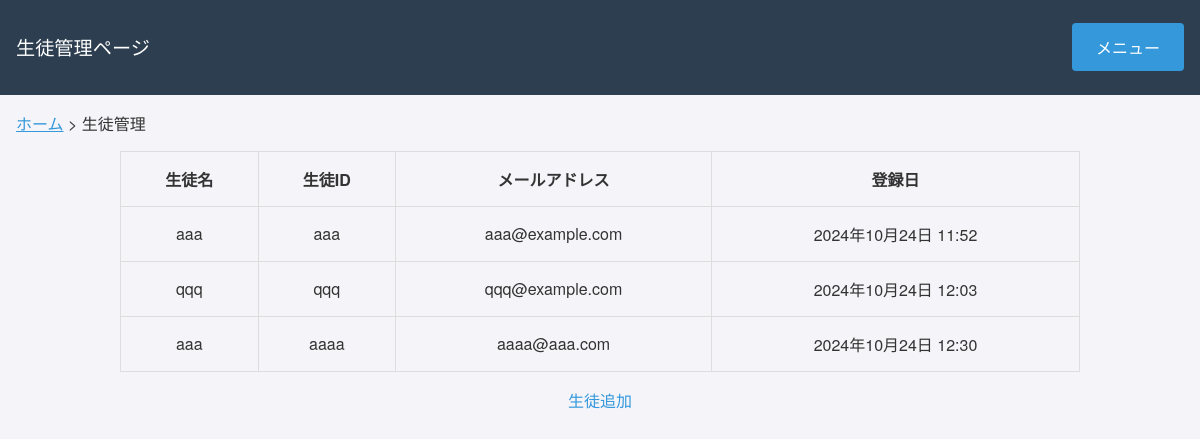
Before: /app/students/ with the older database file.
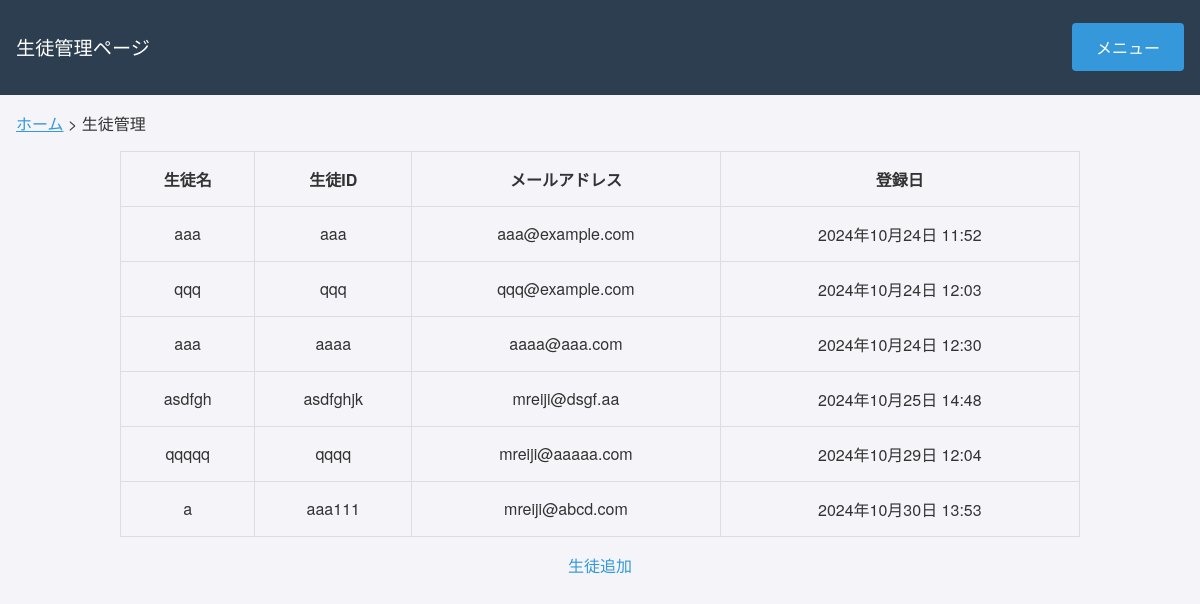
After: the same page with the newer database file.
### app/models.py (models this page shows, shortened)
class Student(models.Model):
    name = models.CharField(max_length=100)
    student_id = models.CharField(max_length=10, unique=True)
    email = models.EmailField(unique=True)
    password = models.CharField(max_length=128)  # パスワード用のフィールド
    registration_date = models.DateTimeField(auto_now_add=True)

### app/views.py (the view)
# urls.py: path('students/', views.student_list, name='students'),  # Servicesページ
def student_list(request):
    students = Student.objects.all()
    return render(request, 'app/students.html', {'students': students})

### app/templates/app/students.html (shortened to what this page needs)
<!DOCTYPE html>
<html lang="ja">
<head>
    {% load static %}
    <link rel="stylesheet" type="text/css" href="{% static 'styles.css' %}">
</head>
<body>
    <div class="navbar">
        <p class="welcome-message"><big>生徒管理ページ</big></p>
        <div class="dropdown">
            <button>メニュー</button>
        </div>
    </div>
    <div class="breadcrumb" style="text-align: left; margin-left: 1rem; margin-top: 1rem; font-size: 1rem;">
        <a href="{% url 'home' %}" style="text-decoration: underline;">ホーム</a> > 生徒管理
    </div>
    <p>
    <table border="1">
        <thead>
            <tr>
                <th>生徒名</th>
                <th>生徒ID</th>
                <th>メールアドレス</th>
                <th>登録日</th>
            </tr>
        </thead>
        <tbody>
            {% for student in students %}
            <tr>
                <td>{{ student.name }}</td>
                <td>{{ student.student_id }}</td>
                <td>{{ student.email }}</td>
                <td>{{ student.registration_date|date:"Y年n月j日 H:i" }}</td>
            </tr>
            {% empty %}
            <tr>
                <td colspan="4">登録されている生徒はいません。</td>
            </tr>
            {% endfor %}
        </tbody>
    </table>
</body>
<p>
<a href="{% url 'add_student' %}">生徒追加</a>
</html>

Changed rows visible on the page:
added Student: name "asdfgh", student_id "asdfghjk", email "mreiji@dsgf.aa", registration_date "2024年10月25日 14:48"
added Student: name "qqqqq", student_id "qqqq", email "mreiji@aaaaa.com", registration_date "2024年10月29日 12:04"
added Student: name "a", student_id "aaa111", email "mreiji@abcd.com", registration_date "2024年10月30日 13:53"
